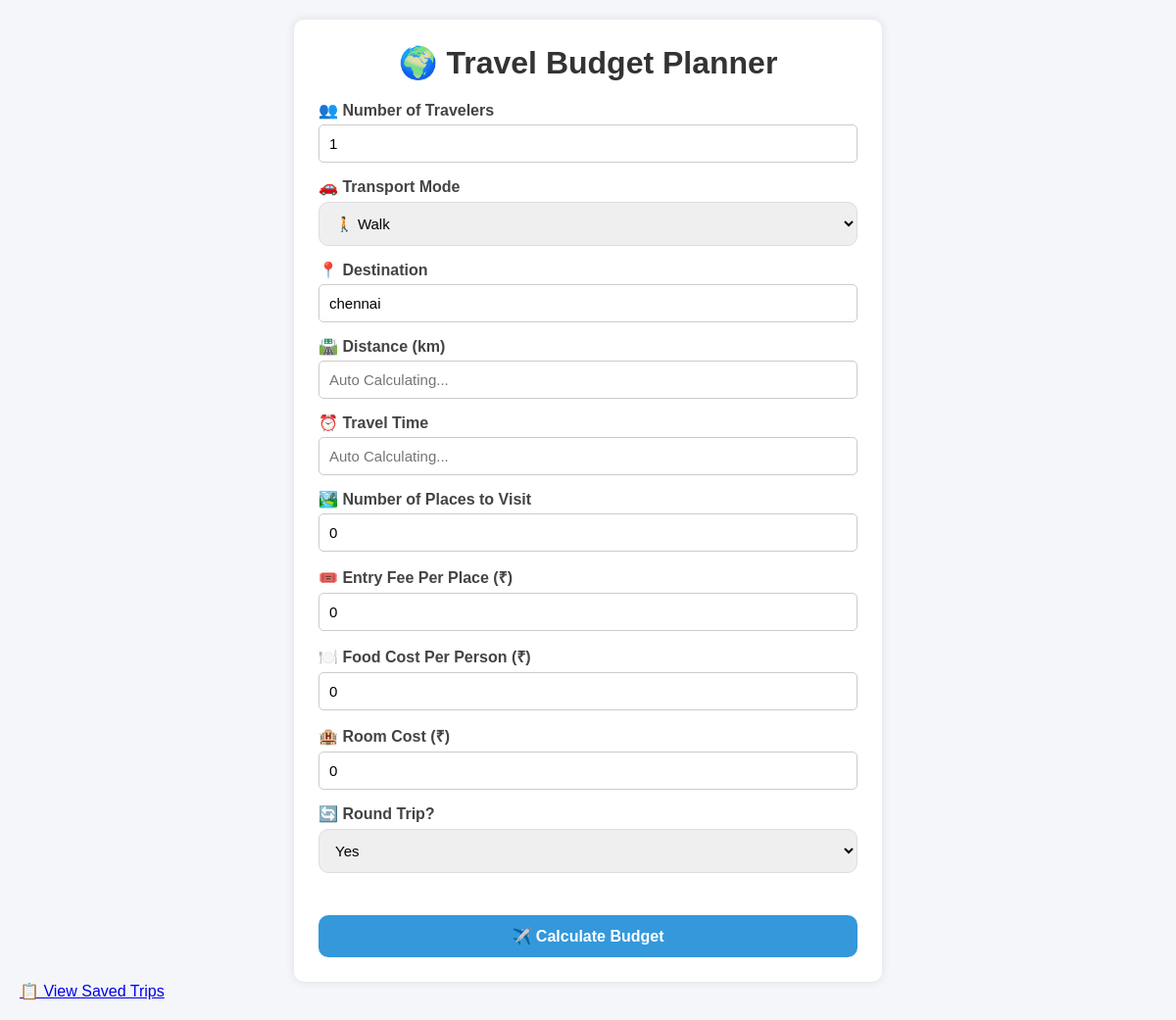
The page /edit/21 on the database as committed earlier.
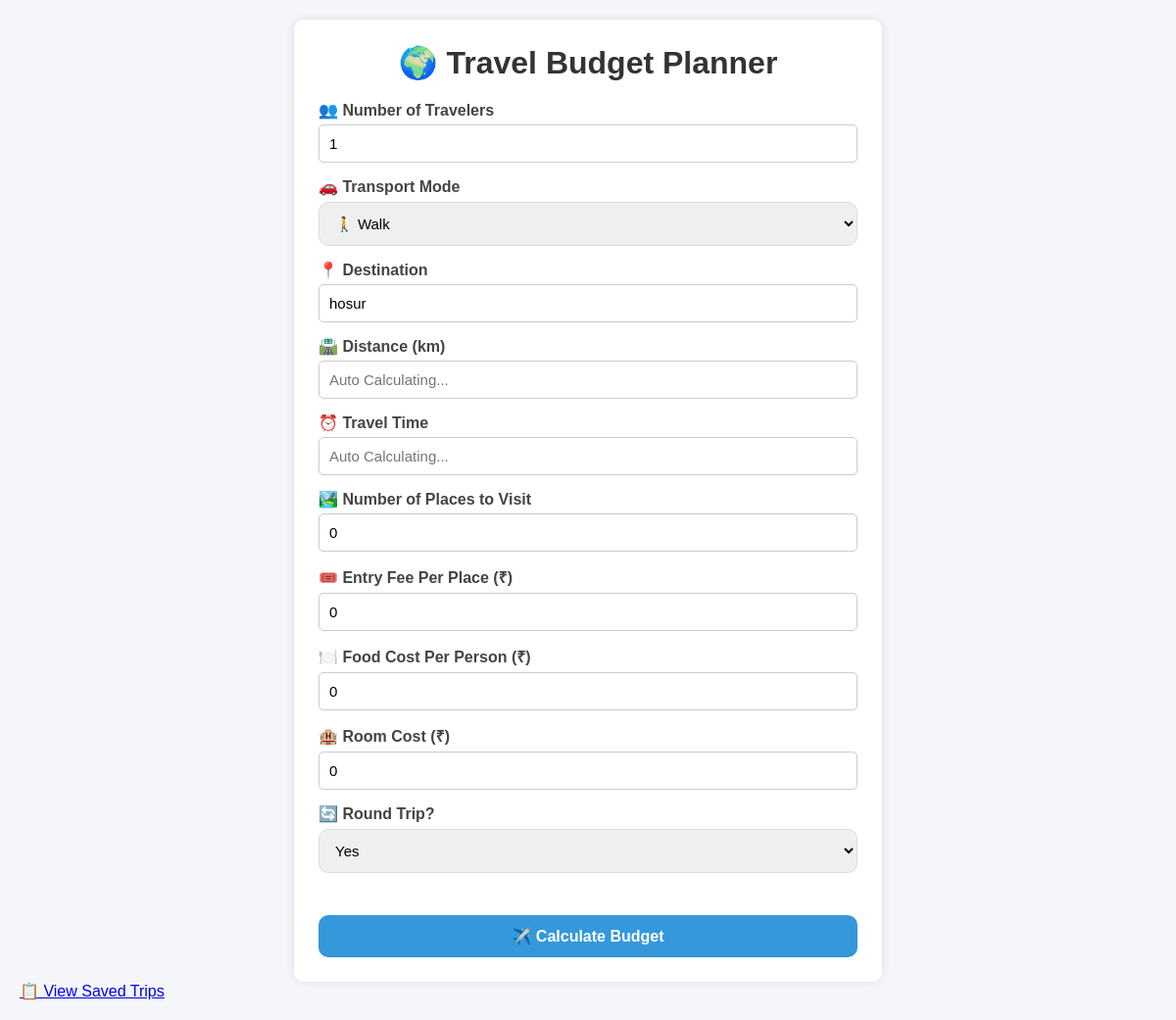
The same page on the database as committed later.
### tables this page shows
CREATE TABLE trips (
            id INTEGER PRIMARY KEY AUTOINCREMENT,
            destination TEXT,
            travelers INTEGER,
            total_distance REAL,
            transport_mode TEXT,
            transport_cost REAL,
            fuel_type TEXT,
            fuel_price REAL,
            fuel_cost REAL,
            food_cost REAL,
            room_cost REAL,
            toll_charges REAL,
            parking_fee REAL,
            vehicle_type TEXT,
            vehicle_rental_cost REAL,
            places_fee_total REAL,
            total_budget REAL,
            cost_per_person REAL
        );

### app.py (the view)
@app.route('/edit/<int:id>')
def edit_trip(id):
    conn = sqlite3.connect("travel_budget.db")
    cursor = conn.cursor()
    cursor.execute(
        """
        SELECT *
        FROM trips
        WHERE id=?
        """,
        (id,)
    )
    trip = cursor.fetchone()
    conn.close()
    return render_template(
        "index.html",
        trip=trip,
        edit_mode=True,
        trip_id=trip[0],
        destination=trip[1],
        travelers=trip[2],
        total_distance=trip[3],
        transport_mode=trip[4],
        total_budget=trip[5]
    )

### templates/index.html (shortened to what this page needs)
<!DOCTYPE html>
<html lang="en">
<head>
<link rel="stylesheet" href="{{ url_for('static', filename='style.css') }}">
</head>
<body>
<div class="container">
<h1>🌍 Travel Budget Planner</h1>
<form action="/calculate" method="POST">
  <label>👥 Number of Travelers</label>
  <input type="number" name="travelers" min="1" value="{{ trip[2] if edit_mode else '' }}" required>
  <label>🚗 Transport Mode</label>
  <select id="transport_mode" name="transport_mode" onchange="onTransportChange()">
    <option value="walk">🚶 Walk</option>
  </select>
  <label>📍 Destination</label>
  <input type="text" name="destination" id="destination"
         value="{{ trip[1] if edit_mode else '' }}"
         autocomplete="off" required>
  <label>🛣️ Distance (km)</label>
  <input type="number" step="0.01" name="distance" id="distance"
         placeholder="Auto Calculating..." readonly value="{{ trip[4] if edit_mode else '' }}">
  <label>⏰ Travel Time</label>
  <input type="text" id="travel_time" placeholder="Auto Calculating..." readonly>
  <label>🏞️ Number of Places to Visit</label>
  <input type="number" name="places_to_visit" value="0">
  <label>🎟️ Entry Fee Per Place (₹)</label>
  <input type="number" step="0.01" name="per_places_entry_fee" value="0">
  <label>🍽️ Food Cost Per Person (₹)</label>
  <input type="number" step="0.01" name="food_cost_per_person" value="0">
  <label>🏨 Room Cost (₹)</label>
  <input type="number" step="0.01" name="room_cost" value="0">
  <label>🔄 Round Trip?</label>
  <select name="round_trip">
    <option value="yes">Yes</option>
  </select>
  <br><br>
  <button type="submit">✈️ Calculate Budget</button>
</form>
</div>
<a href="/trips">
    📋 View Saved Trips
</a>
</body>
</html>

Rows that differ between the two databases and show on the page:
changed trips: destination "chennai" → "hosur"
